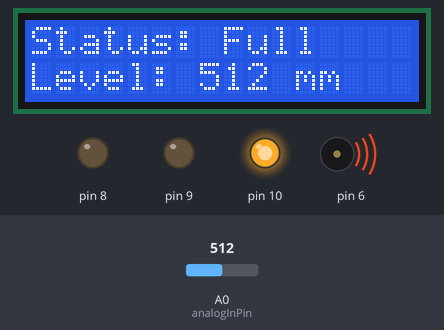
The sketch below on a simulated Arduino Uno, built with avr-gcc and run on an emulated ATmega328P. On the bench: 16×2 character LCD, output pins drawn as LEDs (lit = HIGH), buzzer (waves = sounding). Inputs (shaded band) come from the test bench; at power-on: A0 (analogInPin) = 512. Pins used as bus, display or sensor lines are not drawn; what the sketch prints to the serial monitor is not drawn.

Above: at 1.2 s.
1.3 s: A0 (analogInPin) set to 295
At 1.58 s:
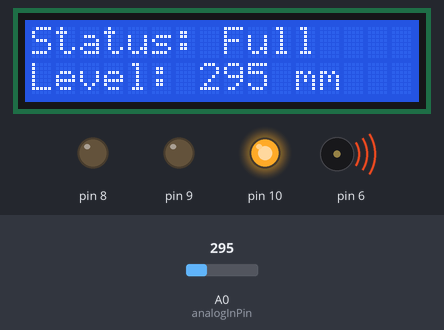
4.1 s: A0 (analogInPin) set to 271
At 5.48 s:
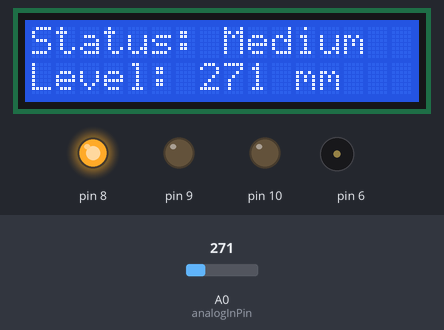
6.3 s: A0 (analogInPin) set to 219
At 6.89 s:
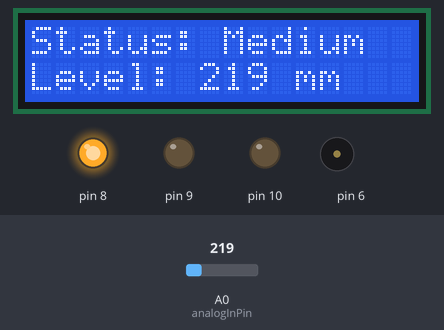
7.8 s: A0 (analogInPin) set to 183
At 8.41 s:
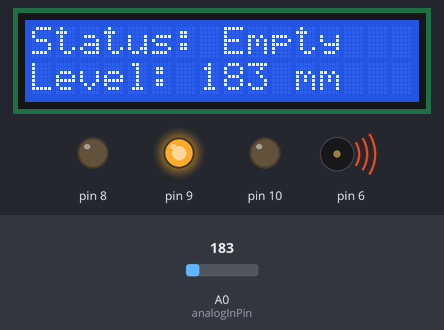
10.1 s: A0 (analogInPin) set to 290
At 10.69 s:
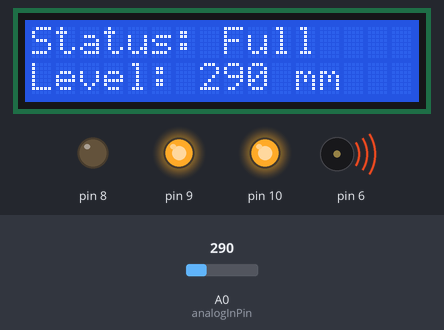
Timing chart, 0 to 13.1 s (numbered marks = the images above; inputs shaded):
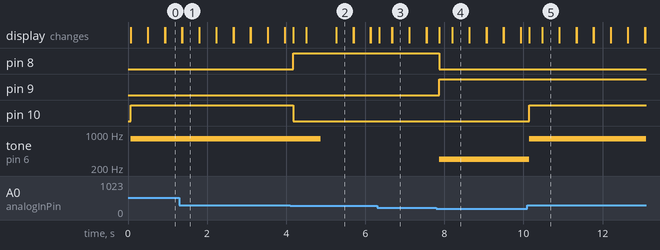

The sketch:

water_level.ino
```cpp
#include <LiquidCrystal.h>
LiquidCrystal lcd(12, 11, 5, 4, 3, 2);
const int analogInPin = A0;
int sensorValue = 0;

void setup() {

  lcd.begin(16, 2);
  pinMode(9,OUTPUT);
  pinMode(8,OUTPUT);
  pinMode(10,OUTPUT);
  pinMode(6,OUTPUT);
  Serial.begin(9600);
}


void loop() {
  sensorValue = analogRead(analogInPin);
  Serial.print(sensorValue);
  Serial.print("\n");
  lcd.clear();
  delay(2);

  if((sensorValue>=281)&&(sensorValue<=700)){
      Serial.print("Full: ");

      lcd.setCursor(0, 0);
      lcd.print("Status: Full");
      lcd.setCursor(0, 1);
      lcd.print("Level: ");
      lcd.print(sensorValue);
      lcd.print(" mm");
      digitalWrite(10,HIGH);
      digitalWrite(6,HIGH);
      tone(6, 800, 800);
      digitalWrite(8,LOW);

      delay(100);
      }
  else if((sensorValue>=201)&&(sensorValue<=280)){
    Serial.print("Medium: ");
    lcd.setCursor(0, 0);
    lcd.print("Status: Medium");
    lcd.setCursor(0, 1);
    lcd.print("Level: ");
    lcd.print(sensorValue);
    lcd.print(" mm");
    digitalWrite(8,HIGH);
    digitalWrite(9,LOW);
    digitalWrite(10,LOW);
    digitalWrite(6,LOW);
    delay(100);
    }
  else if((sensorValue>=100)&&(sensorValue<=200)){
    Serial.print("Almost Empty: ");
    lcd.setCursor(0, 0);
    lcd.print("Status: Empty");
    lcd.setCursor(0, 1);
    lcd.print("Level: ");
    lcd.print(sensorValue);
    lcd.print(" mm");
    digitalWrite(9,HIGH);
    digitalWrite(8,LOW);
    digitalWrite(10,LOW);
    digitalWrite(6,HIGH);
    tone(6, 300, 300);
    delay(100);
    }
  else{
    Serial.print("Empty: ");
    lcd.setCursor(0, 0);
    lcd.print("Status: Empty");
    lcd.setCursor(0, 1);
    lcd.print("Level: ");
    lcd.print(sensorValue);
    lcd.print(" mm");
    digitalWrite(9,HIGH);
    digitalWrite(8,LOW);
    digitalWrite(10,LOW);
    digitalWrite(6,HIGH);
    tone(6, 1000, 1000);
    delay(100);
    }
}
```

Measured:
- the behaviour switches between 281 and 280 on A0 (analogInPin) (found by bisection; images 1 and 2)
- the behaviour switches between 201 and 200 on A0 (analogInPin) (found by bisection; images 3 and 4)
- after the input at 1.3 s, the display: first differs from a run without the input after 0.07 s (image 1)
- after the input at 4.1 s, pin 8: LOW → HIGH after 0.08 s; pin 10: HIGH → LOW after 0.09 s; tone on pin 6: 800 Hz → silent after 0.78 s; the display: changes after 0.09 s (image 2)
- after the input at 6.3 s, the display: changes after 0.06 s (image 3)
- after the input at 7.8 s, pin 8: HIGH → LOW after 0.07 s; pin 9: LOW → HIGH after 0.07 s; tone on pin 6: silent → 300 Hz after 0.07 s; the display: changes after 0.07 s (image 4)
- after the input at 10.1 s, pin 10: LOW → HIGH after 0.05 s; tone on pin 6: 300 Hz → 800 Hz after 0.05 s; the display: changes after 0.05 s (image 5)
